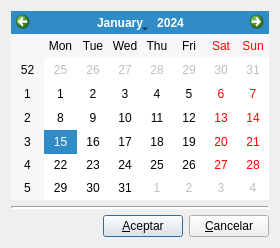
<ui version="4.0" >
 <author>José Manuel Díez Botella</author>
 <class>introfecha</class>
 <widget class="QDialog" name="introfecha" >
  <property name="geometry" >
   <rect>
    <x>0</x>
    <y>0</y>
    <width>280</width>
    <height>248</height>
   </rect>
  </property>
  <property name="windowTitle" >
   <string>Fecha operación</string>
  </property>
  <layout class="QGridLayout" >
   <item row="0" column="0" >
    <widget class="QCalendarWidget" name="calendario" >
     <property name="firstDayOfWeek" >
      <enum>Qt::Monday</enum>
     </property>
    </widget>
   </item>
   <item row="1" column="0" >
    <widget class="Line" name="line_2" >
     <property name="lineWidth" >
      <number>2</number>
     </property>
     <property name="midLineWidth" >
      <number>0</number>
     </property>
     <property name="orientation" >
      <enum>Qt::Horizontal</enum>
     </property>
    </widget>
   </item>
   <item row="2" column="0" >
    <layout class="QHBoxLayout" >
     <property name="spacing" >
      <number>6</number>
     </property>
     <property name="margin" >
      <number>0</number>
     </property>
     <item>
      <spacer>
       <property name="orientation" >
        <enum>Qt::Horizontal</enum>
       </property>
       <property name="sizeHint" stdset="0" >
        <size>
         <width>40</width>
         <height>20</height>
        </size>
       </property>
      </spacer>
     </item>
     <item>
      <widget class="QPushButton" name="acpetarpushButton" >
       <property name="text" >
        <string>&amp;Aceptar</string>
       </property>
       <property name="icon" >
        <iconset resource="libroK.qrc" >
         <normaloff>:/images/librok-42.png</normaloff>:/images/librok-42.png</iconset>
       </property>
      </widget>
     </item>
     <item>
      <widget class="QPushButton" name="cancelarpushButton" >
       <property name="text" >
        <string>&amp;Cancelar</string>
       </property>
       <property name="icon" >
        <iconset resource="libroK.qrc" >
         <normaloff>:/images/librok-7.png</normaloff>:/images/librok-7.png</iconset>
       </property>
      </widget>
     </item>
    </layout>
   </item>
  </layout>
 </widget>
 <resources>
  <include location="libroK.qrc" />
 </resources>
 <connections>
  <connection>
   <sender>acpetarpushButton</sender>
   <signal>clicked()</signal>
   <receiver>introfecha</receiver>
   <slot>accept()</slot>
   <hints>
    <hint type="sourcelabel" >
     <x>216</x>
     <y>259</y>
    </hint>
    <hint type="destinationlabel" >
     <x>86</x>
     <y>91</y>
    </hint>
   </hints>
  </connection>
  <connection>
   <sender>cancelarpushButton</sender>
   <signal>clicked()</signal>
   <receiver>introfecha</receiver>
   <slot>reject()</slot>
   <hints>
    <hint type="sourcelabel" >
     <x>297</x>
     <y>259</y>
    </hint>
    <hint type="destinationlabel" >
     <x>260</x>
     <y>57</y>
    </hint>
   </hints>
  </connection>
  <connection>
   <sender>calendario</sender>
   <signal>clicked(QDate)</signal>
   <receiver>introfecha</receiver>
   <slot>accept()</slot>
   <hints>
    <hint type="sourcelabel" >
     <x>134</x>
     <y>62</y>
    </hint>
    <hint type="destinationlabel" >
     <x>9</x>
     <y>63</y>
    </hint>
   </hints>
  </connection>
 </connections>
</ui>
